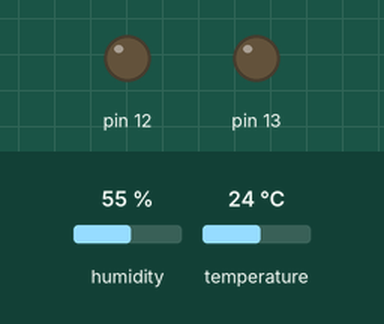
The sketch below on a simulated Arduino Uno, built with avr-gcc and run on an emulated ATmega328P. Parts: output pins drawn as LEDs (lit = HIGH). Inputs (shaded band) come from the test bench; at power-on: humidity 55 %, temperature 24 °C. What the sketch prints to the serial monitor is not drawn.

Above: at 0.1 s.
At 120.17 s:
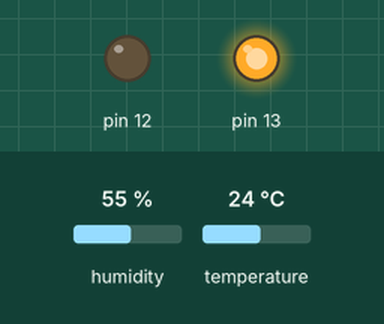
Timing chart, 0 to 121.8 s (numbered marks = the images above):
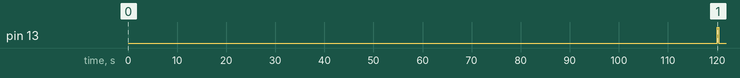

The sketch:

DHTtester_Temp-DDU.ino
```cpp
// Example testing sketch for various DHT humidity/temperature sensors
// Written by ladyada, public domain

// REQUIRES the following Arduino libraries:
// - DHT Sensor Library: https://github.com/adafruit/DHT-sensor-library
// - Adafruit Unified Sensor Lib: https://github.com/adafruit/Adafruit_Sensor

#include "DHT.h"

#define DHTPIN 2     // Digital pin connected to the DHT sensor
// Feather HUZZAH ESP8266 note: use pins 3, 4, 5, 12, 13 or 14 --
// Pin 15 can work but DHT must be disconnected during program upload.

// Uncomment whatever type you're using!
#define DHTTYPE DHT11   // DHT 11
//#define DHTTYPE DHT22   // DHT 22  (AM2302), AM2321
//#define DHTTYPE DHT21   // DHT 21 (AM2301)

// Connect pin 1 (on the left) of the sensor to +5V
// NOTE: If using a board with 3.3V logic like an Arduino Due connect pin 1
// to 3.3V instead of 5V!
// Connect pin 2 of the sensor to whatever your DHTPIN is
// Connect pin 3 (on the right) of the sensor to GROUND (if your sensor has 3 pins)
// Connect pin 4 (on the right) of the sensor to GROUND and leave the pin 3 EMPTY (if your sensor has 4 pins)
// Connect a 10K resistor from pin 2 (data) to pin 1 (power) of the sensor

// Initialize DHT sensor.
// Note that older versions of this library took an optional third parameter to
// tweak the timings for faster processors.  This parameter is no longer needed
// as the current DHT reading algorithm adjusts itself to work on faster procs.
DHT dht(DHTPIN, DHTTYPE);

void setup() {
  // pinMode 12 and 13 are defined as output.
  // Serial.begin defines the baudrate to 9600.
  // Serial.println prints the start message of the program.
  pinMode(13,OUTPUT);
  pinMode(12,OUTPUT);
  Serial.begin(9600);
  Serial.println(F("DHTxx test!"));
  dht.begin();

}

void loop() {
  // Wait 2 minutes between measurements.
  delay(120000);

  // Reading temperature or humidity takes about 250 milliseconds!
  float h = dht.readHumidity();
  // Read temperature as Celsius (the default)
  float t = dht.readTemperature();

  // creates an if statement that checks the "Temperature" is equel to or higher than 25 degrees. If the statement is true, then the red led will start to blink.
  if ( float(t) >= float(25)) {
  digitalWrite(12, HIGH);
  delay(200);
  digitalWrite(12, LOW);
  delay(200);
}
  // creates an if statement that checks the "Humidity" is between 30-50%. If it's either under 30% or over 50%, the blue led will start to blink.
  if ( float(h) <= float(30)) {
    digitalWrite(13, HIGH);
    delay(200);
    digitalWrite(13, LOW);
    delay(200);
  }
  else if (float(h) >= float(50)) {
    digitalWrite(13, HIGH);
    delay(300);
    digitalWrite(13, LOW);
    delay(300);
  }

  // Check if any reads failed and exit early (to try again).
  if (isnan(h) || isnan(t)) {
    Serial.println(F("Failed to read from DHT sensor!"));
    return;
  }

  // Here will the program print the "Temparature" and "Humidity" to Serial Montor.
  Serial.println(h);
  Serial.print(t);
  Serial.print(", ");

}
```

Measured:
- by itself, pin 13: LOW → HIGH at 120 s, → LOW 0.30 s later
